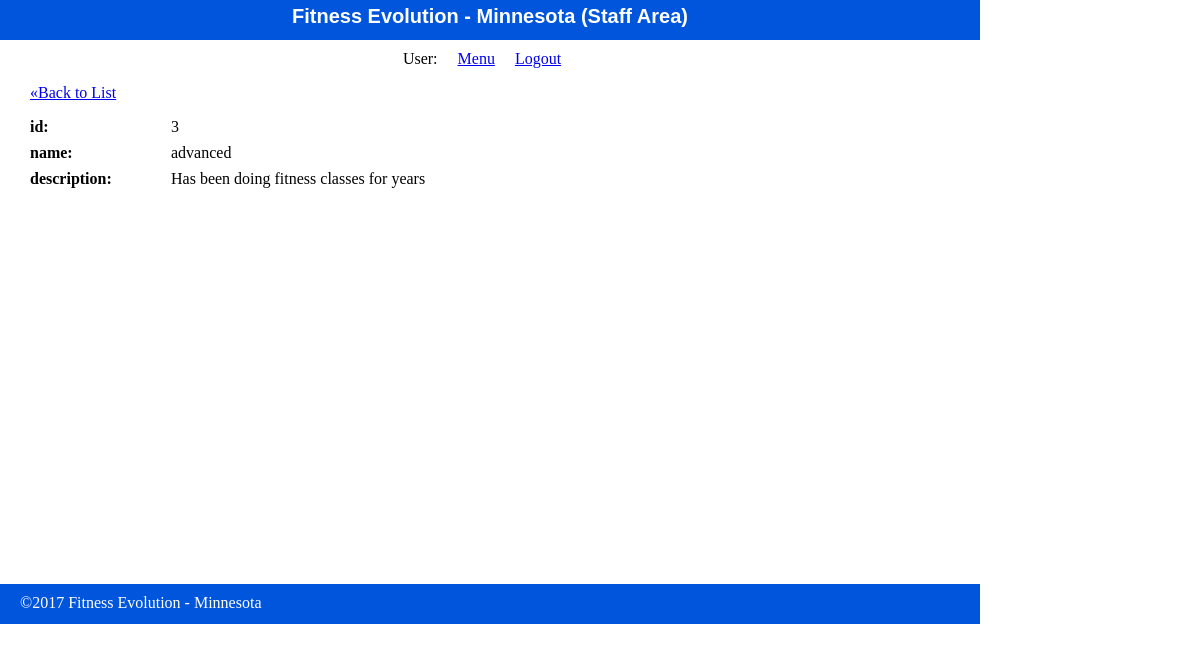
Page /staff/class_levels/show.php?id=3 on the committed database.
### tables this page shows
CREATE TABLE class_levels (
 id int(11) NOT NULL AUTO_INCREMENT,
 name VARCHAR(255) DEFAULT NULL,
 description text DEFAULT NULL,
 PRIMARY KEY (id)
);

### private/functions.php (called while the page is built, shortened)
<?php
function url_for($path) {
	return WWW_ROOT . $path;
}
?>

### private/gx_classes_access.php (the view, shortened to what this page needs)
<?php
	function find_one($sql) {
		global $db;
		$result = mysqli_query($db, $sql);
		$row = mysqli_fetch_assoc($result);
		return $row;
	}
	function show_record($table_name, $record, $fields) {
		$index = "/staff/" . $table_name . "/index.php";
		echo "<p><a class=\"back-link\" href=\"" . url_for($index) . "\">&laquo;Back to List</a></p>";
		echo "<div class=\"" . $table_name . " show\">";
		$crec = count($record);
		$cfie = count($fields);
		if($crec !== $cfie) {
			echo "RECORD HAS A DIFFERENT COUNT THAN FIELDS";
			echo "<a class=\"back-link\" href=\"" . url_for($index) . "\">Back to Index</a>";
		} else {
			for ($i = 0; $i < $crec; $i++) {
				echo "<dl>";
				echo "<dt>" . $fields[$i] . ": </dt>";
				echo "<dd>" . $record[$fields[$i]] . "</dd>";
				echo "<dl>";
			}
		}
		echo "</div>";
	}
	function find_class_level_by_id($id, $options=[]) {
		global $db;
		$sql  = "SELECT * FROM class_levels ";
		$sql .= "WHERE id='" . db_escape($db, $id) . "'";
		return find_one($sql);
	}
?>

### public/stylesheets/staff.css (style rules this page uses)
html { height: 100%; width: 100%; }
body { height: 980px; width: 100%; margin: 0; padding: 0; }
dl { clear: both; overflow: hidden; margin: 0.5em 0; }
dt { float: left; font-weight: bold; width: 125px; }
dd { float: left; margin-left: 1em; }

### rows in the picture
class_levels: id "3", name "advanced", description "Has been doing fitness classes for years"

### other values in the picture
$fields[$i] "id"
$fields[$i] "name"
$fields[$i] "description"
